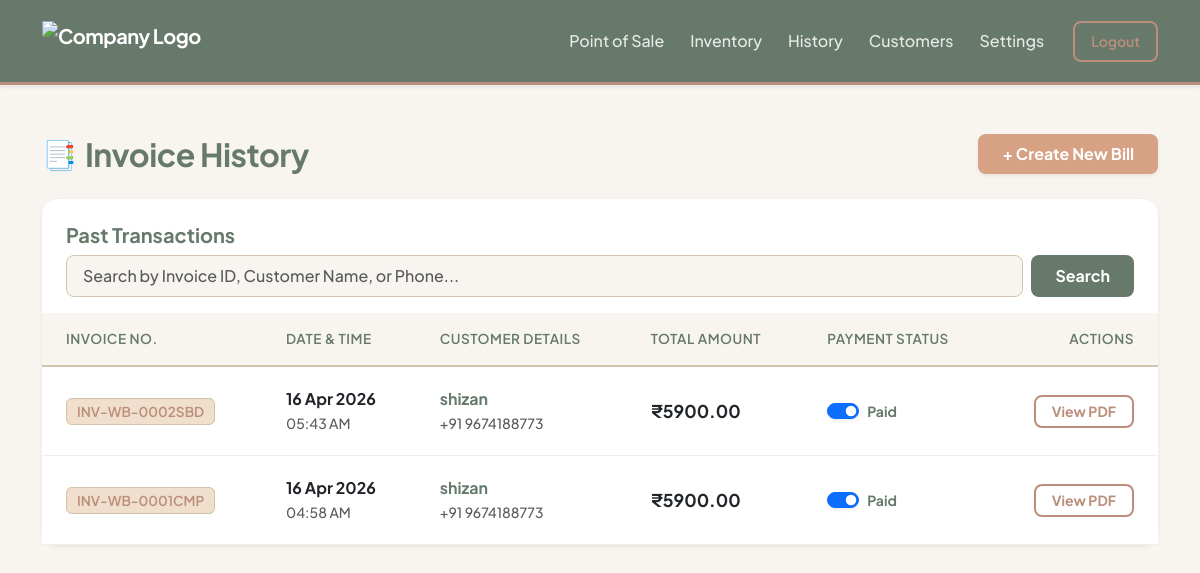
/billing/history (signed in), run on the app's committed database.
### core/models.py (models this page shows)
class Invoice(db.Model):
    __tablename__ = 'invoices'
    id = db.Column(db.Integer, primary_key=True)
    company_id = db.Column(db.Integer, db.ForeignKey('companies.id'), nullable=False) # ISOLATION
    invoice_number = db.Column(db.String(50), unique=True, nullable=False)
    customer_id = db.Column(db.Integer, db.ForeignKey('customers.id'), nullable=False)
    subtotal = db.Column(db.Float, nullable=False)
    discount_type = db.Column(db.String(10))
    discount_value = db.Column(db.Float, default=0.0)
    total_tax = db.Column(db.Float, nullable=False)
    grand_total = db.Column(db.Float, nullable=False)
    is_paid = db.Column(db.Boolean, default=False)
    split_gst = db.Column(db.Boolean, default=True)
    created_at = db.Column(db.DateTime, default=datetime.utcnow)
    items = db.relationship('InvoiceItem', backref='invoice', lazy=True)

class Customer(db.Model):
    __tablename__ = 'customers'
    id = db.Column(db.Integer, primary_key=True)
    company_id = db.Column(db.Integer, db.ForeignKey('companies.id'), nullable=False) # ISOLATION
    name = db.Column(db.String(100), nullable=False)
    phone_number = db.Column(db.String(15), nullable=False) # Removed unique=True so diff companies can have same customer
    created_at = db.Column(db.DateTime, default=datetime.utcnow)
    invoices = db.relationship('Invoice', backref='customer', lazy=True)

### core/billing/routes.py (the view, shortened to what this page needs)
@billing_bp.route('/history')
def history():
    company_id = session.get('company_id')
    if not company_id:
        flash("Please log in to view history.", "warning")
        return redirect(url_for('auth.login'))
    page = request.args.get('page', 1, type=int)
    search_query = request.args.get('search', '').strip()
    query = Invoice.query.join(Customer).filter(Invoice.company_id == company_id)
    pagination = query.order_by(Invoice.created_at.desc()).paginate(page=page, per_page=10)
    return render_template(
        'billing/history.html',
        pagination=pagination,
        search_query=search_query
    )

### core/templates/billing/history.html (shortened to what this page needs)
{% extends "base.html" %}
{% block content %}
<div class="row mt-4 mb-4">
    <div class="col-12 d-flex justify-content-between align-items-center">
        <div class="d-flex align-items-center">
            <span class="fs-3 me-2 text-taupe">📑</span>
            <h2 class="history-header mb-0">Invoice History</h2>
        </div>
        <a href="/billing" class="btn btn-terracotta fw-bold px-4 py-2 shadow-sm">+ Create New Bill</a>
    </div>
</div>
<div class="card card-glass border-0 shadow-sm">
    <div class="card-header bg-white border-0 pt-4 pb-3 px-4 rounded-top-4 d-flex justify-content-between align-items-center flex-wrap gap-2">
        <h5 class="mb-0 text-sage fw-bold">Past Transactions</h5>
        <form method="GET" action="/billing/history" class="search-wrapper-history w-100 w-md-75 w-lg-50">
            <input type="text" name="search" class="form-control search-input-custom flex-grow-1"
                   placeholder="Search by Invoice ID, Customer Name, or Phone..."
                   value="{{ search_query or '' }}">
            <button type="submit" class="btn btn-sage px-4 fw-bold rounded-3">Search</button>
        </form>
    </div>
    <div class="card-body p-0">
        <div class="table-responsive">
            <table class="table table-history">
                <thead>
                    <tr>
                        <th>Invoice No.</th>
                        <th>Date & Time</th>
                        <th>Customer Details</th>
                        <th>Total Amount</th>
                        <th>Payment Status</th>
                        <th class="text-end">Actions</th>
                    </tr>
                </thead>
                <tbody>
                    {% for inv in pagination.items %}
                    <tr>
                        <td>
                            <span class="inv-badge">{{ inv.invoice_number }}</span>
                        </td>
                        <td>
                            <div class="fw-bold text-dark">{{ inv.created_at.strftime('%d %b %Y') }}</div>
                            <small class="text-muted fw-medium">{{ inv.created_at.strftime('%I:%M %p') }}</small>
                        </td>
                        <td>
                            <strong style="color: var(--color-sage);">{{ inv.customer.name }}</strong><br>
                            <small class="text-muted fw-medium">+91 {{ inv.customer.phone_number }}</small>
                        </td>
                        <td class="amount-text">
                            ₹{{ "%.2f"|format(inv.grand_total) }}
                        </td>
                        <td>
                            <div class="form-check form-switch m-0 d-flex align-items-center">
                                <input class="form-check-input payment-toggle shadow-sm mt-0" type="checkbox" data-id="{{ inv.id }}" {% if inv.is_paid %}checked{% endif %} style="cursor: pointer;">
                                <label class="form-check-label ms-2 small fw-bold">
                                    {% if inv.is_paid %}
                                        <span class="text-sage">Paid</span>
                                    {% else %}
                                        <span class="text-terracotta">Pending</span>
                                    {% endif %}
                                </label>
                            </div>
                        </td>
                        <td class="text-end">
                            <a href="/billing/invoice/{{ inv.id }}" class="btn btn-sm btn-outline-taupe px-3 fw-bold rounded-3">View PDF</a>
                        </td>
                    </tr>
                    {% endfor %}
                </tbody>
            </table>
        </div>
    </div>
</div>
{% endblock %}

### core/templates/base.html (style rules this page uses)
:root { --color-sand: #D4C2AD; --color-terracotta: #D7A184; --color-cream: #EFDFCC; --color-taupe: #BA8E7A; --color-sage: #66796B; --text-dark: #2C3530; --shadow-soft: 0 10px 30px rgba(102, 121, 107, 0.08); --shadow-hover: 0 15px 35px rgba(102, 121, 107, 0.15); }
body { background-color: #F8F5F1; font-family: 'Plus Jakarta Sans', sans-serif; color: var(--text-dark); -webkit-font-smoothing: antialiased; }
.card-glass { background: #ffffff; border: 1px solid rgba(212, 194, 173, 0.3); border-radius: 16px; box-shadow: var(--shadow-soft); transition: box-shadow 0.3s ease; }
.btn-sage { background-color: var(--color-sage); color: white; border: none; font-weight: 600; padding: 0.5rem 1.25rem; border-radius: 8px; transition: all 0.2s ease; }
.btn-terracotta { background-color: var(--color-terracotta); color: white; border: none; font-weight: 600; padding: 0.5rem 1.25rem; border-radius: 8px; transition: all 0.2s ease; }
.btn-outline-taupe { border: 2px solid var(--color-taupe); color: var(--color-taupe); font-weight: 600; border-radius: 8px; background: transparent; }
.text-sage { color: var(--color-sage) !important; }
.text-taupe { color: var(--color-taupe) !important; }

### core/templates/billing/history.html (style rules this page uses)
.history-header { color: var(--color-sage); font-weight: 700; letter-spacing: -0.5px; }
.search-wrapper-history { display: flex; gap: 8px; }
.search-input-custom { border: 1px solid var(--color-sand); border-radius: 8px; padding: 8px 16px; background-color: #F8F5F1; font-weight: 500; }
.table-history { width: 100%; margin-bottom: 0; }
.table-history th { background-color: #F8F5F1; color: var(--color-sage); font-size: 0.85rem; text-transform: uppercase; padding: 1rem 1.5rem; border-bottom: 2px solid var(--color-sand); font-weight: 600; letter-spacing: 0.5px; }
.table-history td { padding: 1.25rem 1.5rem; border-bottom: 1px solid rgba(212, 194, 173, 0.3); vertical-align: middle; transition: background-color 0.2s ease; }
.inv-badge { background-color: var(--color-cream); color: var(--color-taupe); border: 1px solid var(--color-sand); font-weight: 600; padding: 4px 10px; border-radius: 6px; font-size: 0.85rem; }
.amount-text { color: var(--color-sage); font-weight: 700; font-size: 1.1rem; }

### data on the page
Invoice: invoice_number "INV-WB-0002SBD", created_at "16 Apr 2026", created_at "05:43 AM", customer.name "shizan", customer.phone_number "9674188773", grand_total "5900.00", is_paid "☑", shows "Paid"
Invoice: invoice_number "INV-WB-0001CMP", created_at "16 Apr 2026", created_at "04:58 AM", customer.name "shizan", customer.phone_number "9674188773", grand_total "5900.00", is_paid "☑", shows "Paid"
